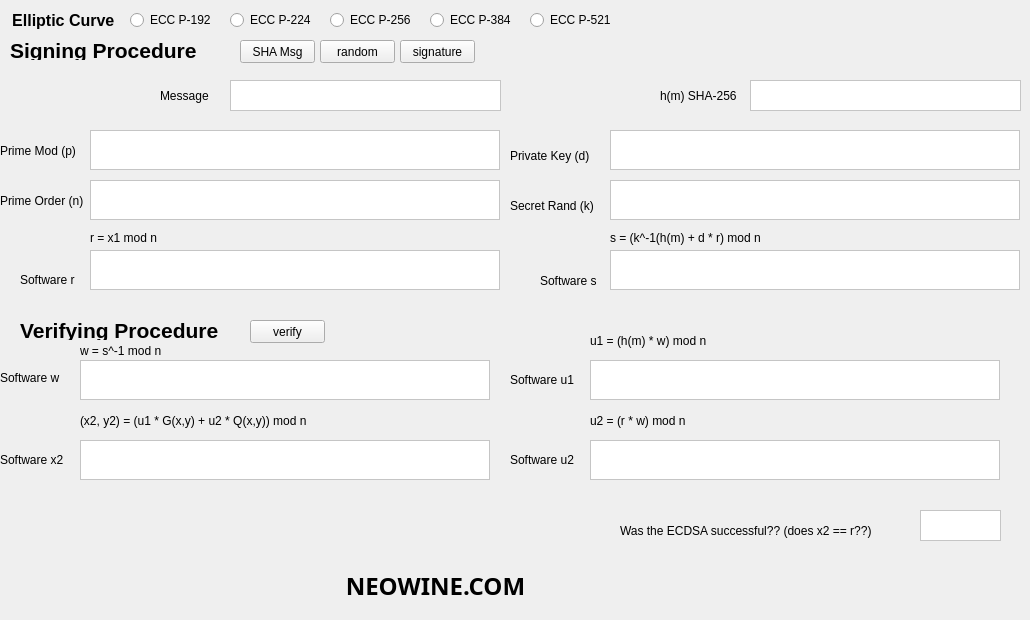
   <widget class="QWidget" name="tab_5">
    <attribute name="title">
     <string>ECDSA</string>
    </attribute>
    <widget class="QLabel" name="label_59">
     <property name="geometry">
      <rect>
       <x>0</x>
       <y>10</y>
       <width>131</width>
       <height>21</height>
      </rect>
     </property>
     <property name="font">
      <font>
       <pointsize>12</pointsize>
       <weight>75</weight>
       <bold>true</bold>
      </font>
     </property>
     <property name="text">
      <string>&lt;html&gt;&lt;head/&gt;&lt;body&gt;&lt;p align=&quot;center&quot;&gt;Elliptic Curve &lt;/p&gt;&lt;/body&gt;&lt;/html&gt;</string>
     </property>
    </widget>
    <widget class="QRadioButton" name="ecdsa_224">
     <property name="geometry">
      <rect>
       <x>230</x>
       <y>10</y>
       <width>91</width>
       <height>20</height>
      </rect>
     </property>
     <property name="font">
      <font>
       <pointsize>9</pointsize>
       <weight>50</weight>
       <bold>false</bold>
      </font>
     </property>
     <property name="text">
      <string>ECC P-224</string>
     </property>
    </widget>
    <widget class="QRadioButton" name="ecdsa_384">
     <property name="geometry">
      <rect>
       <x>430</x>
       <y>10</y>
       <width>91</width>
       <height>20</height>
      </rect>
     </property>
     <property name="font">
      <font>
       <pointsize>9</pointsize>
       <weight>50</weight>
       <bold>false</bold>
      </font>
     </property>
     <property name="text">
      <string>ECC P-384</string>
     </property>
    </widget>
    <widget class="QRadioButton" name="ecdsa_521">
     <property name="geometry">
      <rect>
       <x>530</x>
       <y>10</y>
       <width>91</width>
       <height>20</height>
      </rect>
     </property>
     <property name="font">
      <font>
       <pointsize>9</pointsize>
       <weight>50</weight>
       <bold>false</bold>
      </font>
     </property>
     <property name="text">
      <string>ECC P-521</string>
     </property>
    </widget>
    <widget class="QRadioButton" name="ecdsa_256">
     <property name="geometry">
      <rect>
       <x>330</x>
       <y>10</y>
       <width>91</width>
       <height>20</height>
      </rect>
     </property>
     <property name="font">
      <font>
       <pointsize>9</pointsize>
       <weight>50</weight>
       <bold>false</bold>
      </font>
     </property>
     <property name="text">
      <string>ECC P-256</string>
     </property>
    </widget>
    <widget class="QRadioButton" name="ecdsa_192">
     <property name="geometry">
      <rect>
       <x>130</x>
       <y>10</y>
       <width>91</width>
       <height>20</height>
      </rect>
     </property>
     <property name="font">
      <font>
       <pointsize>9</pointsize>
       <weight>50</weight>
       <bold>false</bold>
      </font>
     </property>
     <property name="text">
      <string>ECC P-192</string>
     </property>
    </widget>
    <widget class="QTextEdit" name="el_gy_2">
     <property name="geometry">
      <rect>
       <x>590</x>
       <y>360</y>
       <width>410</width>
       <height>40</height>
      </rect>
     </property>
     <property name="font">
      <font>
       <pointsize>9</pointsize>
       <weight>50</weight>
       <bold>false</bold>
      </font>
     </property>
     <property name="styleSheet">
      <string notr="true">background-color: rgb(255, 255, 255);</string>
     </property>
    </widget>
    <widget class="QTextEdit" name="el_gx_2">
     <property name="geometry">
      <rect>
       <x>90</x>
       <y>250</y>
       <width>410</width>
       <height>40</height>
      </rect>
     </property>
     <property name="font">
      <font>
       <pointsize>9</pointsize>
       <weight>50</weight>
       <bold>false</bold>
      </font>
     </property>
     <property name="styleSheet">
      <string notr="true">background-color: rgb(255, 255, 255);</string>
     </property>
    </widget>
    <widget class="QLabel" name="label_61">
     <property name="geometry">
      <rect>
       <x>20</x>
       <y>270</y>
       <width>61</width>
       <height>20</height>
      </rect>
     </property>
     <property name="font">
      <font>
       <pointsize>9</pointsize>
      </font>
     </property>
     <property name="text">
      <string>Software r</string>
     </property>
    </widget>
    <widget class="QLabel" name="label_77">
     <property name="geometry">
      <rect>
       <x>510</x>
       <y>190</y>
       <width>91</width>
       <height>31</height>
      </rect>
     </property>
     <property name="font">
      <font>
       <pointsize>9</pointsize>
      </font>
     </property>
     <property name="text">
      <string>Secret Rand (k)</string>
     </property>
    </widget>
    <widget class="QTextEdit" name="el_Sx_2">
     <property name="geometry">
      <rect>
       <x>610</x>
       <y>180</y>
       <width>410</width>
       <height>40</height>
      </rect>
     </property>
     <property name="font">
      <font>
       <pointsize>9</pointsize>
       <weight>50</weight>
       <bold>false</bold>
      </font>
     </property>
     <property name="styleSheet">
      <string notr="true">background-color: rgb(255, 255, 255);</string>
     </property>
    </widget>
    <widget class="QLabel" name="label_78">
     <property name="geometry">
      <rect>
       <x>0</x>
       <y>140</y>
       <width>81</width>
       <height>21</height>
      </rect>
     </property>
     <property name="font">
      <font>
       <pointsize>9</pointsize>
      </font>
     </property>
     <property name="text">
      <string>Prime Mod (p)</string>
     </property>
    </widget>
    <widget class="QTextEdit" name="el_Rk_2">
     <property name="geometry">
      <rect>
       <x>90</x>
       <y>130</y>
       <width>410</width>
       <height>40</height>
      </rect>
     </property>
     <property name="font">
      <font>
       <pointsize>9</pointsize>
       <weight>50</weight>
       <bold>false</bold>
      </font>
     </property>
     <property name="styleSheet">
      <string notr="true">background-color: rgb(255, 255, 255);</string>
     </property>
    </widget>
    <widget class="QTextEdit" name="el_Rk_3">
     <property name="geometry">
      <rect>
       <x>90</x>
       <y>180</y>
       <width>410</width>
       <height>40</height>
      </rect>
     </property>
     <property name="font">
      <font>
       <pointsize>9</pointsize>
       <weight>50</weight>
       <bold>false</bold>
      </font>
     </property>
     <property name="styleSheet">
      <string notr="true">background-color: rgb(255, 255, 255);</string>
     </property>
    </widget>
    <widget class="QLabel" name="label_79">
     <property name="geometry">
      <rect>
       <x>0</x>
       <y>190</y>
       <width>91</width>
       <height>21</height>
      </rect>
     </property>
     <property name="font">
      <font>
       <pointsize>9</pointsize>
      </font>
     </property>
     <property name="text">
      <string>Prime Order (n)</string>
     </property>
    </widget>
    <widget class="QLabel" name="label_81">
     <property name="geometry">
      <rect>
       <x>90</x>
       <y>230</y>
       <width>181</width>
       <height>16</height>
      </rect>
     </property>
     <property name="font">
      <font>
       <pointsize>9</pointsize>
      </font>
     </property>
     <property name="text">
      <string>r = x1 mod n</string>
     </property>
    </widget>
    <widget class="QLabel" name="label_83">
     <property name="geometry">
      <rect>
       <x>610</x>
       <y>230</y>
       <width>251</width>
       <height>16</height>
      </rect>
     </property>
     <property name="font">
      <font>
       <pointsize>9</pointsize>
      </font>
     </property>
     <property name="text">
      <string>s = (k^-1(h(m) + d * r) mod n</string>
     </property>
    </widget>
    <widget class="QLabel" name="label_85">
     <property name="geometry">
      <rect>
       <x>0</x>
       <y>370</y>
       <width>81</width>
       <height>16</height>
      </rect>
     </property>
     <property name="font">
      <font>
       <pointsize>9</pointsize>
      </font>
     </property>
     <property name="text">
      <string>Software w</string>
     </property>
    </widget>
    <widget class="QLabel" name="label_86">
     <property name="geometry">
      <rect>
       <x>80</x>
       <y>340</y>
       <width>251</width>
       <height>21</height>
      </rect>
     </property>
     <property name="font">
      <font>
       <pointsize>9</pointsize>
      </font>
     </property>
     <property name="text">
      <string>w = s^-1 mod n</string>
     </property>
    </widget>
    <widget class="QLabel" name="label_88">
     <property name="geometry">
      <rect>
       <x>590</x>
       <y>330</y>
       <width>251</width>
       <height>21</height>
      </rect>
     </property>
     <property name="font">
      <font>
       <pointsize>9</pointsize>
      </font>
     </property>
     <property name="text">
      <string>u1 = (h(m) * w) mod n</string>
     </property>
    </widget>
    <widget class="QLabel" name="label_90">
     <property name="geometry">
      <rect>
       <x>590</x>
       <y>410</y>
       <width>251</width>
       <height>21</height>
      </rect>
     </property>
     <property name="font">
      <font>
       <pointsize>9</pointsize>
      </font>
     </property>
     <property name="text">
      <string>u2 = (r * w) mod n</string>
     </property>
    </widget>
    <widget class="QLabel" name="label_91">
     <property name="geometry">
      <rect>
       <x>0</x>
       <y>450</y>
       <width>71</width>
       <height>20</height>
      </rect>
     </property>
     <property name="font">
      <font>
       <pointsize>9</pointsize>
      </font>
     </property>
     <property name="text">
      <string>Software x2</string>
     </property>
    </widget>
    <widget class="QLabel" name="label_92">
     <property name="geometry">
      <rect>
       <x>80</x>
       <y>410</y>
       <width>251</width>
       <height>21</height>
      </rect>
     </property>
     <property name="font">
      <font>
       <pointsize>9</pointsize>
      </font>
     </property>
     <property name="text">
      <string>(x2, y2) = (u1 * G(x,y) + u2 * Q(x,y)) mod n</string>
     </property>
    </widget>
    <widget class="QLabel" name="label_93">
     <property name="geometry">
      <rect>
       <x>620</x>
       <y>520</y>
       <width>271</width>
       <height>21</height>
      </rect>
     </property>
     <property name="font">
      <font>
       <pointsize>9</pointsize>
      </font>
     </property>
     <property name="text">
      <string>Was the ECDSA successful?? (does x2 == r??)</string>
     </property>
    </widget>
    <widget class="QLabel" name="label_94">
     <property name="geometry">
      <rect>
       <x>540</x>
       <y>270</y>
       <width>61</width>
       <height>21</height>
      </rect>
     </property>
     <property name="font">
      <font>
       <pointsize>9</pointsize>
      </font>
     </property>
     <property name="text">
      <string>Software s</string>
     </property>
    </widget>
    <widget class="QTextEdit" name="el_Sx_3">
     <property name="geometry">
      <rect>
       <x>610</x>
       <y>250</y>
       <width>410</width>
       <height>40</height>
      </rect>
     </property>
     <property name="font">
      <font>
       <pointsize>9</pointsize>
       <weight>50</weight>
       <bold>false</bold>
      </font>
     </property>
     <property name="styleSheet">
      <string notr="true">background-color: rgb(255, 255, 255);</string>
     </property>
    </widget>
    <widget class="QPushButton" name="pub_gen">
     <property name="geometry">
      <rect>
       <x>400</x>
       <y>40</y>
       <width>75</width>
       <height>23</height>
      </rect>
     </property>
     <property name="text">
      <string>signature</string>
     </property>
    </widget>
    <widget class="QPushButton" name="r_gen">
     <property name="geometry">
      <rect>
       <x>250</x>
       <y>320</y>
       <width>75</width>
       <height>23</height>
      </rect>
     </property>
     <property name="text">
      <string>verify</string>
     </property>
    </widget>
    <widget class="QPushButton" name="k_gen">
     <property name="geometry">
      <rect>
       <x>320</x>
       <y>40</y>
       <width>75</width>
       <height>23</height>
      </rect>
     </property>
     <property name="text">
      <string>random</string>
     </property>
    </widget>
    <widget class="QTextEdit" name="el_Sx_4">
     <property name="geometry">
      <rect>
       <x>610</x>
       <y>130</y>
       <width>410</width>
       <height>40</height>
      </rect>
     </property>
     <property name="font">
      <font>
       <pointsize>9</pointsize>
       <weight>50</weight>
       <bold>false</bold>
      </font>
     </property>
     <property name="styleSheet">
      <string notr="true">background-color: rgb(255, 255, 255);</string>
     </property>
    </widget>
    <widget class="QLabel" name="label_96">
     <property name="geometry">
      <rect>
       <x>510</x>
       <y>140</y>
       <width>91</width>
       <height>31</height>
      </rect>
     </property>
     <property name="font">
      <font>
       <pointsize>9</pointsize>
      </font>
     </property>
     <property name="text">
      <string>Private Key (d)</string>
     </property>
    </widget>
    <widget class="QTextEdit" name="el_gx_10">
     <property name="geometry">
      <rect>
       <x>920</x>
       <y>510</y>
       <width>81</width>
       <height>31</height>
      </rect>
     </property>
     <property name="font">
      <font>
       <pointsize>9</pointsize>
       <weight>50</weight>
       <bold>false</bold>
      </font>
     </property>
     <property name="styleSheet">
      <string notr="true">background-color: rgb(255, 255, 255);</string>
     </property>
    </widget>
    <widget class="QLabel" name="label_63">
     <property name="geometry">
      <rect>
       <x>10</x>
       <y>40</y>
       <width>191</width>
       <height>20</height>
      </rect>
     </property>
     <property name="font">
      <font>
       <family>Arial</family>
       <pointsize>16</pointsize>
       <weight>75</weight>
       <bold>true</bold>
      </font>
     </property>
     <property name="text">
      <string>Signing Procedure</string>
     </property>
    </widget>
    <widget class="QLabel" name="label_64">
     <property name="geometry">
      <rect>
       <x>20</x>
       <y>320</y>
       <width>221</width>
       <height>20</height>
      </rect>
     </property>
     <property name="font">
      <font>
       <family>Arial</family>
       <pointsize>16</pointsize>
       <weight>75</weight>
       <bold>true</bold>
      </font>
     </property>
     <property name="text">
      <string>Verifying Procedure</string>
     </property>
    </widget>
    <widget class="QTextEdit" name="el_gx_11">
     <property name="geometry">
      <rect>
       <x>80</x>
       <y>360</y>
       <width>410</width>
       <height>40</height>
      </rect>
     </property>
     <property name="font">
      <font>
       <pointsize>9</pointsize>
       <weight>50</weight>
       <bold>false</bold>
      </font>
     </property>
     <property name="styleSheet">
      <string notr="true">background-color: rgb(255, 255, 255);</string>
     </property>
    </widget>
    <widget class="QLabel" name="label_97">
     <property name="geometry">
      <rect>
       <x>510</x>
       <y>370</y>
       <width>71</width>
       <height>20</height>
      </rect>
     </property>
     <property name="font">
      <font>
       <pointsize>9</pointsize>
      </font>
     </property>
     <property name="text">
      <string>Software u1</string>
     </property>
    </widget>
    <widget class="QTextEdit" name="el_gx_12">
     <property name="geometry">
      <rect>
       <x>590</x>
       <y>440</y>
       <width>410</width>
       <height>40</height>
      </rect>
     </property>
     <property name="font">
      <font>
       <pointsize>9</pointsize>
       <weight>50</weight>
       <bold>false</bold>
      </font>
     </property>
     <property name="styleSheet">
      <string notr="true">background-color: rgb(255, 255, 255);</string>
     </property>
    </widget>
    <widget class="QLabel" name="label_98">
     <property name="geometry">
      <rect>
       <x>510</x>
       <y>450</y>
       <width>71</width>
       <height>20</height>
      </rect>
     </property>
     <property name="font">
      <font>
       <pointsize>9</pointsize>
      </font>
     </property>
     <property name="text">
      <string>Software u2</string>
     </property>
    </widget>
    <widget class="QTextEdit" name="el_gx_13">
     <property name="geometry">
      <rect>
       <x>80</x>
       <y>440</y>
       <width>410</width>
       <height>40</height>
      </rect>
     </property>
     <property name="font">
      <font>
       <pointsize>9</pointsize>
       <weight>50</weight>
       <bold>false</bold>
      </font>
     </property>
     <property name="styleSheet">
      <string notr="true">background-color: rgb(255, 255, 255);</string>
     </property>
    </widget>
    <widget class="QTextEdit" name="etc_b_3">
     <property name="geometry">
      <rect>
       <x>230</x>
       <y>80</y>
       <width>271</width>
       <height>31</height>
      </rect>
     </property>
     <property name="font">
      <font>
       <pointsize>9</pointsize>
       <weight>50</weight>
       <bold>false</bold>
      </font>
     </property>
     <property name="styleSheet">
      <string notr="true">background-color: rgb(255, 255, 255);</string>
     </property>
     <property name="lineWrapColumnOrWidth">
      <number>0</number>
     </property>
     <property name="html">
      <string>&lt;!DOCTYPE HTML PUBLIC &quot;-//W3C//DTD HTML 4.0//EN&quot; &quot;http://www.w3.org/TR/REC-html40/strict.dtd&quot;&gt;
&lt;html&gt;&lt;head&gt;&lt;meta name=&quot;qrichtext&quot; content=&quot;1&quot; /&gt;&lt;style type=&quot;text/css&quot;&gt;
p, li { white-space: pre-wrap; }
&lt;/style&gt;&lt;/head&gt;&lt;body style=&quot; font-family:'Gulim'; font-size:9pt; font-weight:400; font-style:normal;&quot;&gt;
&lt;p style=&quot;-qt-paragraph-type:empty; margin-top:0px; margin-bottom:0px; margin-left:0px; margin-right:0px; -qt-block-indent:0; text-indent:0px;&quot;&gt;&lt;br /&gt;&lt;/p&gt;&lt;/body&gt;&lt;/html&gt;</string>
     </property>
     <property name="overwriteMode">
      <bool>true</bool>
     </property>
     <property name="placeholderText">
      <string/>
     </property>
    </widget>
    <widget class="QTextEdit" name="etc_b_4">
     <property name="geometry">
      <rect>
       <x>750</x>
       <y>80</y>
       <width>271</width>
       <height>31</height>
      </rect>
     </property>
     <property name="font">
      <font>
       <pointsize>9</pointsize>
       <weight>50</weight>
       <bold>false</bold>
      </font>
     </property>
     <property name="styleSheet">
      <string notr="true">background-color: rgb(255, 255, 255);</string>
     </property>
    </widget>
    <widget class="QLabel" name="label_100">
     <property name="geometry">
      <rect>
       <x>160</x>
       <y>80</y>
       <width>61</width>
       <height>31</height>
      </rect>
     </property>
     <property name="font">
      <font>
       <pointsize>9</pointsize>
      </font>
     </property>
     <property name="text">
      <string>Message</string>
     </property>
    </widget>
    <widget class="QLabel" name="label_101">
     <property name="geometry">
      <rect>
       <x>660</x>
       <y>80</y>
       <width>81</width>
       <height>31</height>
      </rect>
     </property>
     <property name="font">
      <font>
       <pointsize>9</pointsize>
      </font>
     </property>
     <property name="text">
      <string>h(m) SHA-256</string>
     </property>
    </widget>
    <widget class="QPushButton" name="pub_gen_2">
     <property name="geometry">
      <rect>
       <x>240</x>
       <y>40</y>
       <width>75</width>
       <height>23</height>
      </rect>
     </property>
     <property name="text">
      <string>SHA Msg</string>
     </property>
    </widget>
    <widget class="QLabel" name="label_32">
     <property name="geometry">
      <rect>
       <x>240</x>
       <y>560</y>
       <width>391</width>
       <height>51</height>
      </rect>
     </property>
     <property name="font">
      <font>
       <family>맑은 고딕</family>
       <pointsize>18</pointsize>
       <weight>75</weight>
       <bold>true</bold>
      </font>
     </property>
     <property name="text">
      <string>NEOWINE.COM</string>
     </property>
     <property name="alignment">
      <set>Qt::AlignCenter</set>
     </property>
    </widget>
   </widget>
